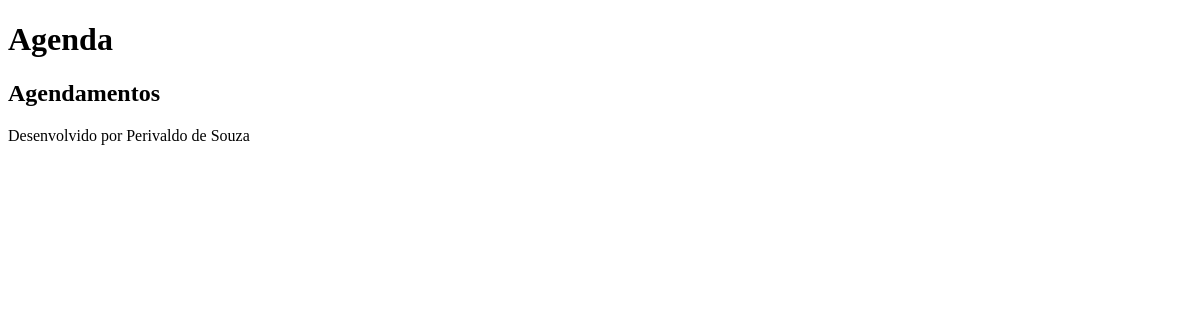
Before: /agenda/ with the older database file.
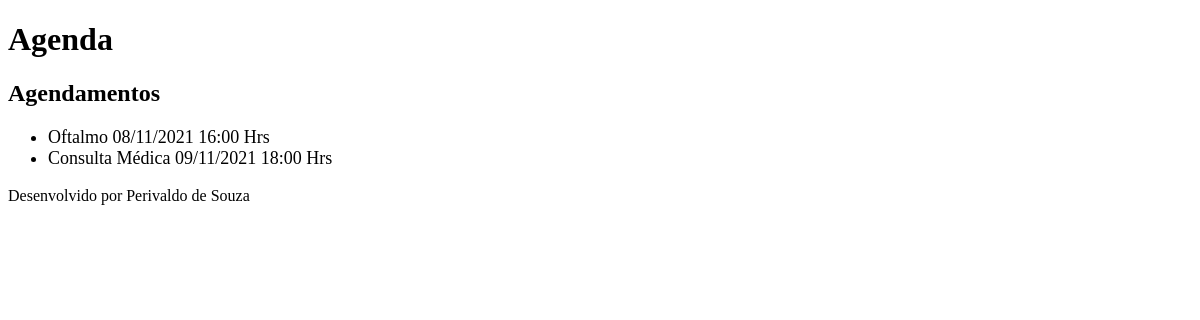
After: the same page with the newer database file.
### core/models.py (models this page shows, shortened)
class Evento(models.Model):
    titulo = models.CharField(max_length=100)
    derscricao = models.TextField(blank=True, null=True)
    data_evento = models.DateTimeField(verbose_name='Data do Evento')
    local = models.CharField(max_length=100, blank=True, null=True)
    data_criacao = models.DateTimeField(auto_now=True)
    usuario = models.ForeignKey(User, on_delete=models.CASCADE)
    class Meta:
        db_table = "evento"
    def get_data_evento(self):
        return self.data_evento.strftime('%d/%m/%Y %H:%M Hrs')

### core/views.py (the view)
# urls.py: path('agenda/', views.lista_eventos),
def lista_eventos(request):
    evento = Evento.objects.all()  # CUIDADO com o tamanho do banco de dados ao ser utilizado "ALL"
    dados = {'eventos': evento}  # cria um dicionário
    return render(request, 'agenda.html', dados)

### templates/agenda.html
{% extends "model-page.html" %}
{% block content %}
    <h2>Agendamentos</h2>
    <ul style="font-size: 18px">
        {% for evento in eventos %}
            <li>{{evento.titulo}} {{evento.get_data_evento}}</li>
        {% endfor %}
    </ul>
{% endblock %}

### templates/model-page.html
<!DOCTYPE html>
<html lang="en">
<head>
    {% include "model-header.html" %}
</head>
<body>
    {% block content %} {% endblock %}
    {% include "model-footer.html" %}
</body>
</html>

### templates/model-header.html (shortened to what this page needs)
    <h1>Agenda</h1>

### templates/model-footer.html
<p>Desenvolvido por Perivaldo de Souza</p>

Changed rows visible on the page:
added Evento: titulo "Oftalmo", get_data_evento "08/11/2021 16:00 Hrs"
added Evento: titulo "Consulta Médica", get_data_evento "09/11/2021 18:00 Hrs"
